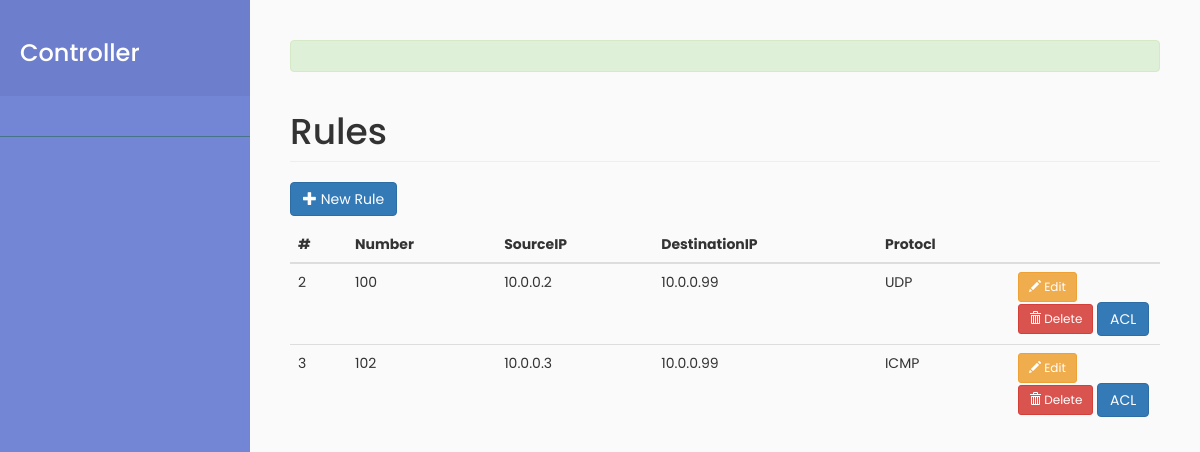
The page /layer3/ on the database its author committed.
### layer3/models.py (models this page shows, shortened)
class Rule(models.Model):
    PROTOCOL = (
        ('TCP', 'TCP'),
        ('UDP', 'UDP'),
        ('ICMP', 'ICMP')
    )
    ACTIONS = (
        ('permit', 'permit'),
        ('deny', 'deny'),
    )
    number = models.IntegerField(null=False, unique=True,
                                 validators=[MinValueValidator(100), MaxValueValidator(199)])
    sourceIP = models.GenericIPAddressField(protocol='IPv4')
    destinationIP = models.GenericIPAddressField(protocol='IPv4')
    protocol = models.CharField(max_length=6, choices=PROTOCOL)
    action = models.CharField(max_length=10, choices=ACTIONS)

### layer3/views.py (the view)
# urls.py: path('', views.rule_list, name='rule_list'),
def rule_list(request):
    rules = Rule.objects.all()
    interfaces = InterfaceRouter.objects.all()
    print(interfaces)
    return render(request, 'rules/rule_list.html', {'rules': rules,
                                                    "interfaces": interfaces})

### layer3/models.py (called while the page is built)
    def __str__(self):
        return str(self.name_int)

### layer3/templates/rules/rule_list.html (shortened to what this page needs)
{% extends 'base.html' %}
{% load static %}
{% block content %}
<div id="message" class="alert alert-success"  role="alert"></div>
  <h1 class="page-header">Rules</h1>
  <p>
    <button type="button"  name="create"
            class="btn btn-primary js-create-rule"
            data-url="{% url 'rule_create' %}">
      <span class="glyphicon glyphicon-plus"></span>
      New Rule
    </button>
  </p>
  <table class="table" id="rule-table">
    <thead>
      <tr>
        <th>#</th>
        <th>Number</th>
        <th>SourceIP</th>
        <th>DestinationIP</th>
        <th>Protocl</th>
        <th></th>
      </tr>
    </thead>
    <tbody>
      {% include 'rules/includes/partial_rule_list.html' %}
    </tbody>
  </table>
{% endblock %}

### layer3/templates/rules/includes/partial_rule_list.html (shortened to what this page needs)
{% load static %}
<link rel="stylesheet" href="{% static 'css/acl.css' %}" /> {% for rule in rules %}
<tr>
    <td>{{ rule.pk }}</td>
    <td>{{ rule.number }}</td>
    <td>{{ rule.sourceIP }}</td>
    <td>{{ rule.destinationIP }}</td>
    <td>{{ rule.protocol }}</td>
    <td style="width: 150px">
        <button type="button" name="edit" class="btn btn-warning btn-sm js-update-rule" data-url="{% url 'rule_update' rule.pk %}">
        <span class="glyphicon glyphicon-pencil"></span> Edit
      </button>
        <button type="button" class="btn btn-danger btn-sm js-delete-rule" data-url="{% url 'rule_delete' rule.pk %}">
        <span class="glyphicon glyphicon-trash"></span> Delete
      </button>
        <button type="button" class="btn btn-primary" data-toggle="modal" data-target="#dhcpSnooping">ACL</button>
    </td>
</tr>
{% empty %}
<tr>
    <td colspan="8" class="text-center bg-warning">No rule</td>
</tr>
{% endfor %}

### static/css/main.css (style rules this page uses)
body { font-family: 'Poppins', sans-serif; background: #fafafa; }
p { font-family: 'Poppins', sans-serif; font-size: 1.1em; font-weight: 300; line-height: 1.7em; color: #999; }

### rows shown on the page
Rule: pk "2", number "100", sourceIP "10.0.0.2", destinationIP "10.0.0.99", protocol "UDP"
Rule: pk "3", number "102", sourceIP "10.0.0.3", destinationIP "10.0.0.99", protocol "ICMP"
